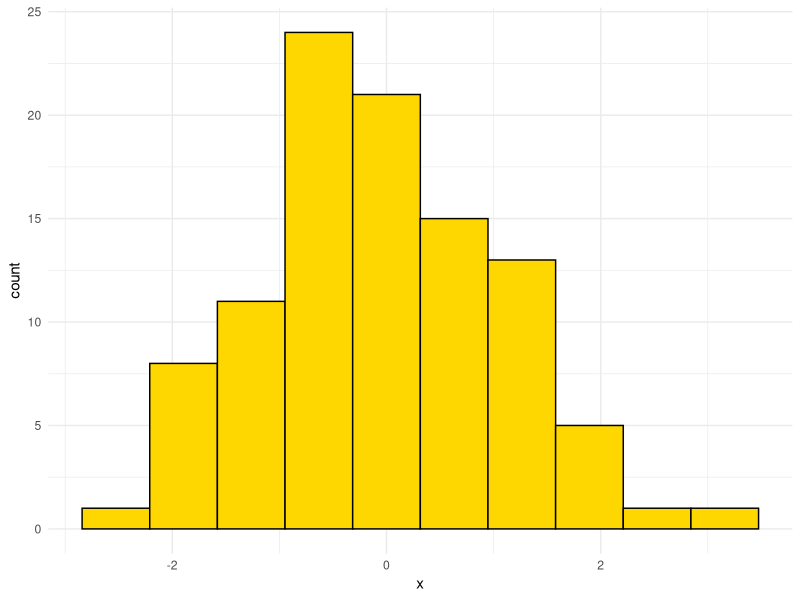

Generate this figure with R:
## ---- chunk 1
# DON'T TOUCH THIS
knitr::opts_chunk$set(echo = TRUE)
library(ggplot2)

## ---- chunk 2
hist_data <- data.frame(x = rnorm(n = 100))
ggplot(data = hist_data,
       mapping = aes(x = x)) +
    geom_histogram(bins = 10, fill = "gold", colour = "black") +
    theme_minimal()
